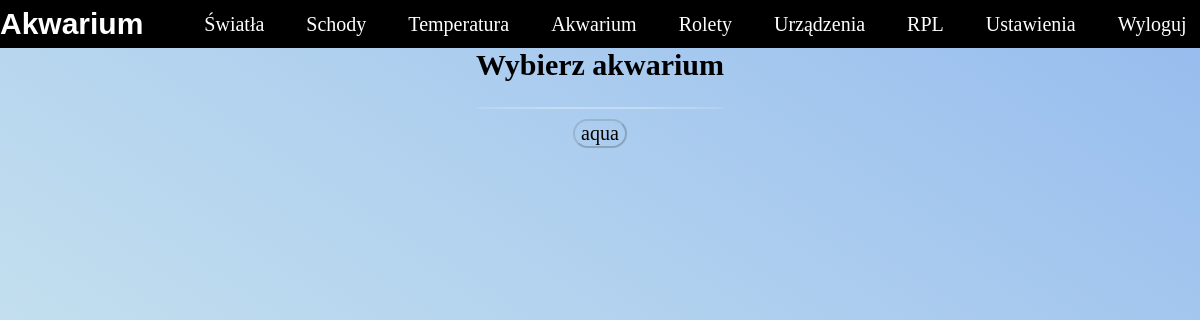
/akwarium/ (signed in), run on an earlier commit of the app's database.
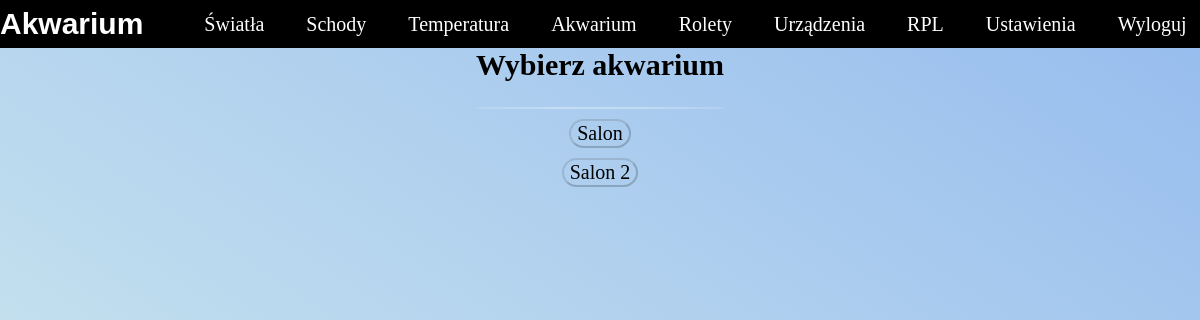
And on a later commit of the database.
### app/models.py (models this page shows, shortened)
class Sensor(models.Model):
    user = models.ForeignKey(User, null=True, on_delete=models.CASCADE)
    name = models.CharField(max_length=100)
    ip = models.CharField(max_length=100)
    port = models.IntegerField()
    created = models.DateTimeField(auto_now_add=True)
    fun = models.CharField(max_length=100,default="")

### app/views.py (the view, shortened to what this page needs)
# urls.py: path('akwarium/',views.aquarium, name="aquarium"),
@login_required(login_url='login')
def aquarium(request):
    user_id = request.user.id
    aquas = Sensor.objects.filter(fun = 'aqua').filter(user_id=user_id)
    context = {
            'aquas':aquas
    }
    return render(request,'base/aquarium.html',context)

### app/templates/base/aquarium.html (shortened to what this page needs)
{% extends 'main.html' %}
{% load static %}
{% block content %}
<link
  rel="stylesheet"
  type="text/css"
  media="screen"
  href='{% static "style/aqua.css" %}'
/>
<section class="Select-aqua" id="select-aqua">
  <h1>Wybierz akwarium</h1>
  <div class="Select-aqua__line"></div>
    {% for aqua in aquas %}
      <button class="Select-aqua__button" id="{{aqua.id}}">{{aqua.name}}</button>
    {% endfor %}
</section>
{% endblock content %}

What changed in the data, as far as the page shows it:
removed Sensor: name "aqua"
added Sensor: name "Salon"
added Sensor: name "Salon 2"
